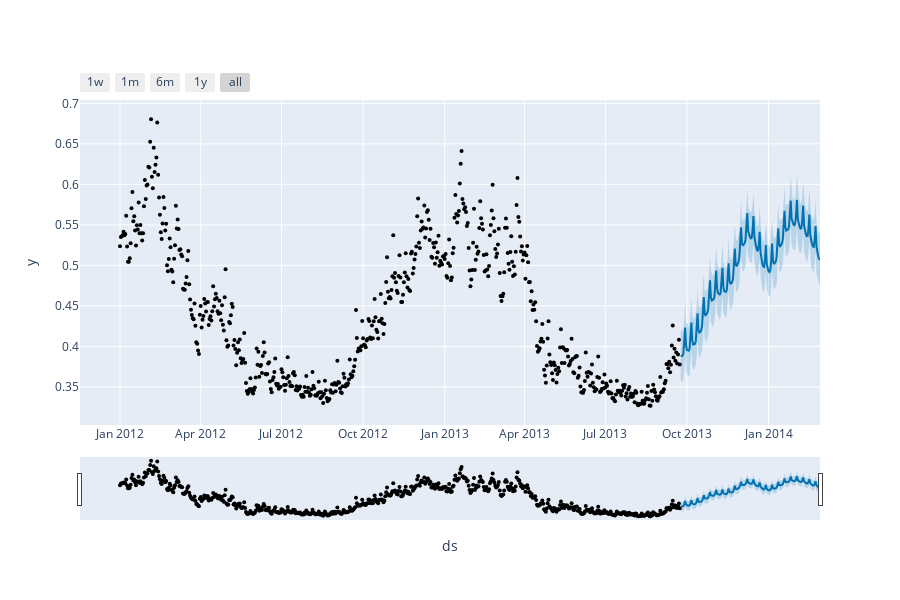

The cell this chart's notebook holds for it:
### Code cell
fig = plot_plotly(prophet, Std_test_pred) # returns a plotly Figure object
fig.show()

### Figure 1 — Plotly figure (JSON) as saved in the notebook; plotly's stock layout.template omitted (floating-point values rounded to 4 significant figures; data arrays with more than 128 entries replaced by an {"elided": "..."} marker saying what was removed)
{"data": [{"marker": {"color": "black", "size": 4}, "mode": "markers", "name": "Actual", "type": "scatter", "x": {"elided": "632 str values"}, "y": {"elided": "632 float values"}}, {"hoverinfo": "skip", "line": {"width": 0}, "mode": "lines", "type": "scatter", "x": {"elided": "158 str values"}, "y": {"elided": "158 float values"}}, {"fill": "tonexty", "fillcolor": "rgba(0, 114, 178, 0.2)", "line": {"color": "#0072B2", "width": 2}, "mode": "lines", "name": "Predicted", "type": "scatter", "x": {"elided": "158 str values"}, "y": {"elided": "158 float values"}}, {"fill": "tonexty", "fillcolor": "rgba(0, 114, 178, 0.2)", "hoverinfo": "skip", "line": {"width": 0}, "mode": "lines", "type": "scatter", "x": {"elided": "158 str values"}, "y": {"elided": "158 float values"}}], "layout": {"height": 600, "showlegend": false, "width": 900, "xaxis": {"rangeselector": {"buttons": [{"count": 7, "label": "1w", "step": "day", "stepmode": "backward"}, {"count": 1, "label": "1m", "step": "month", "stepmode": "backward"}, {"count": 6, "label": "6m", "step": "month", "stepmode": "backward"}, {"count": 1, "label": "1y", "step": "year", "stepmode": "backward"}, {"step": "all"}]}, "rangeslider": {"visible": true}, "title": {"text": "ds"}, "type": "date"}, "yaxis": {"title": {"text": "y"}}}}
